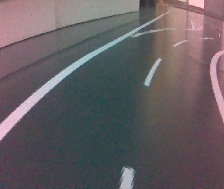
#> input picture supervised_learning/data/curve_small_first/images/frame_000007.jpg, 224 x 189 px; its folder holds only this picture in this run
$ python label_from_photos.py --session data/curve_small_first/images
#> lines starting #> are read from the running program, lines starting #| are printed output that depends on the picture; after the words box and inside, x2 and y2 are one past the last pixel; in counts of white or black regions, pixels touching at a corner belong together
#!/usr/bin/env python3
"""
Offline click-to-steering labeler for an EXISTING JetRacer photo dataset.

Input folder structure (same as data_collection.py):
  <session>/
    images/
      frame_000001.jpg
      frame_000002.jpg
      ...
    labels.csv   (will be created / overwritten with backup)

Output:
  labels.csv with columns:
    frame_id, filename, steering, throttle, timestamp

Controls:
  - Left click: set target point (x,y) and auto-save current frame
  - D / Right arrow: next frame (requires click unless --allow-skip)
  - A / Left arrow: previous frame
  - Space: save current (if clicked) and go next
  - K: skip frame (only if --allow-skip)
  - Q / ESC: quit

Steering mapping:
  e = (x - W/2) / (W/2)  in [-1,1]
  steer = clip(k * e, -steering_limit, +steering_limit)
Use --invert if your steering sign should be flipped.
"""

from html import parser
import os
import csv
import time
import glob
import re
import argparse
from typing import Optional, Tuple

import cv2


def extract_frame_id(filename: str, fallback: int) -> int:
    m = re.search(r"(\d+)", filename)
    return int(m.group(1)) if m else fallback


def compute_steering(x: int, w: int, k: float, steering_limit: float,
                     invert: bool, deadzone: float, steer_bias: float) -> float:
    center = (w - 1) / 2.0
    e = (x - center) / center  # normalized ~[-1,1]

    # deadzone around center -> perfect straight
    if abs(e) < deadzone:
        steer = 0.0
    else:
        steer = k * e

    if invert:
        steer = -steer

    # bias correction (subtract constant bias)
    steer = steer - steer_bias

    # clamp
    if steer > steering_limit:
        steer = steering_limit
    if steer < -steering_limit:
        steer = -steering_limit

    return float(steer)


class ClickLabeler:
    def __init__(self):
        self.clicked_xy: Optional[Tuple[int, int]] = None

    def on_mouse(self, event, x, y, flags, param):
        if event == cv2.EVENT_LBUTTONDOWN:
            self.clicked_xy = (x, y)


def main():
    parser = argparse.ArgumentParser()
    parser.add_argument("--session", type=str, required=True,
                        help="Path to session folder that contains an images/ subfolder")
    parser.add_argument("--images-subdir", type=str, default="images",
                        help="Images subfolder name (default: images)")
    parser.add_argument("--ext", type=str, default="jpg",
                        help="Image extension (default: jpg)")
    parser.add_argument("--throttle", type=float, default=0.18,
                        help="Constant throttle value to store in labels.csv (default: 0.18)")
    parser.add_argument("--k", type=float, default=1.0,
                        help="Steering gain from click offset (default: 1.0)")
    parser.add_argument("--steering-limit", type=float, default=0.6,
                        help="Clamp steering to [-limit, +limit] (default: 0.6)")
    parser.add_argument("--invert", action="store_true",
                        help="Flip steering sign (use if left/right is reversed)")
    parser.add_argument("--allow-skip", action="store_true",
                        help="Allow skipping frames without a click (writes no row for skipped frames)")
    parser.add_argument("--deadzone", type=float, default=0.04,
                    help="If abs(normalized error e) < deadzone => steer = 0 (default: 0.04)")
    parser.add_argument("--steer-bias", type=float, default=0.0,
                    help="Subtract this from steering label: steer = steer - bias (default: 0.0)")

    args = parser.parse_args()

    session = os.path.abspath(args.session)
    images_dir = os.path.join(session, args.images_subdir)
    if not os.path.isdir(images_dir):
        raise FileNotFoundError(f"Images folder not found: {images_dir}")

    pattern = os.path.join(images_dir, f"*.{args.ext}")
    files = sorted(glob.glob(pattern))
    if not files:
        raise FileNotFoundError(f"No images found: {pattern}")

    csv_path = os.path.join(session, "labels_new.csv")
# Do NOT touch existing labels.csv


    # We'll build rows in memory so you can go back/forward and edit.
    rows = {}  # filename -> (frame_id, filename, steering, throttle, timestamp)

    win = "Click label (ideal path) - Q to quit"
    cv2.namedWindow(win, cv2.WINDOW_NORMAL)

    clicker = ClickLabeler()
    cv2.setMouseCallback(win, clicker.on_mouse)

    idx = 0
    last_xy: Optional[Tuple[int, int]] = None

    print("[INFO] Start labeling.")
    print("[INFO] Left click to set point and auto-save current frame.")

    while 0 <= idx < len(files):
        path = files[idx]
        filename = os.path.basename(path)

        img = cv2.imread(path)
#> img is the input picture: shape (189, 224, 3); mean B, G, R 97.6, 94.2, 100.8
        if img is None:
            print(f"[WARN] Could not read {filename}, skipping.")
            idx += 1
            continue

        h, w = img.shape[:2]
#> h = 189; w = 224

        # If this frame already has a label, show it
        display = img.copy()
        if filename in rows:
            _, _, steer, _, _ = rows[filename]
            cv2.putText(display, f"{filename}  steer={steer:+.3f}",
                        (10, 25), cv2.FONT_HERSHEY_SIMPLEX, 0.7, (255,255,255), 2)
        else:
            cv2.putText(display, f"{filename}  (click to label)",
                        (10, 25), cv2.FONT_HERSHEY_SIMPLEX, 0.7, (255,255,255), 2)
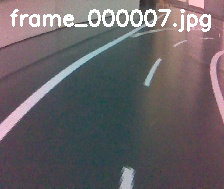
#> display: shape (189, 224, 3); 3.53% of pixels changed, all inside (x1, y1, x2, y2) = (10, 9, 211, 32)

        # show last click as a hint
        if last_xy is not None:
            cv2.circle(display, last_xy, 6, (0, 255, 0), 2)

        cv2.imshow(win, display)

        key = cv2.waitKey(30) & 0xFF
#> (key q is pressed here)

        # Auto-save on new click
        if clicker.clicked_xy is not None:
            x, y = clicker.clicked_xy
            last_xy = (x, y)
            steer = compute_steering(
                x=x, w=w, k=args.k,
                steering_limit=args.steering_limit,
                invert=args.invert,
                deadzone=args.deadzone,
                steer_bias=args.steer_bias
            )

            frame_id = extract_frame_id(filename, fallback=idx + 1)
            ts = time.time()

            rows[filename] = (frame_id, filename, steer, float(args.throttle), ts)
            print(f"[SAVE] {filename} -> steer={steer:+.3f} throttle={args.throttle:.3f}")

            clicker.clicked_xy = None
            idx += 1
            continue

        # Navigation / commands
        if key in (ord('q'), 27):  # q or ESC
            break
        elif key in (ord('d'), 83):  # d or right arrow
            if filename in rows or args.allow_skip:
                idx += 1
            else:
                print("[INFO] Click first (or run with --allow-skip).")
        elif key in (ord('a'), 81):  # a or left arrow
            idx -= 1
        elif key == ord(' '):  # space = save (only if already clicked)
            if filename in rows:
                idx += 1
            else:
                print("[INFO] Click first to create label.")
        elif key == ord('k'):  # skip
            if args.allow_skip:
                print(f"[SKIP] {filename}")
                idx += 1
            else:
                print("[INFO] Skipping disabled. Use --allow-skip if you want this.")
        else:
            # no-op
            pass

    cv2.destroyAllWindows()

    # Write CSV in the same format as data_collection.py
    # Keep a stable order: sorted by filename
    with open(csv_path, "w", newline="") as f:
        writer = csv.writer(f)
        writer.writerow(["frame_id", "filename", "steering", "throttle", "timestamp"])

        for fn in sorted(rows.keys()):
            frame_id, filename, steering, throttle, ts = rows[fn]
            writer.writerow([frame_id, filename, steering, throttle, ts])

    print(f"[INFO] Wrote labels: {csv_path}")
    print(f"[INFO] Labeled frames: {len(rows)} / {len(files)}")


if __name__ == "__main__":
    main()

$ run again, on supervised_learning/data/curve_small_first/images/frame_000156.jpg
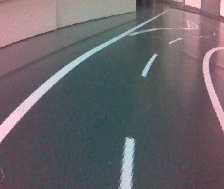
#> input picture supervised_learning/data/curve_small_first/images/frame_000156.jpg, 224 x 189 px
#> in main, img is the input picture: shape (189, 224, 3); mean B, G, R 104.7, 100.2, 104.7
#> in main, `cv2.putText(display, f"{filename}  (click to label)", (10, 25), cv2.FO..`:
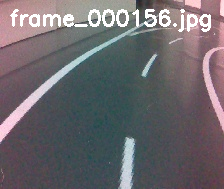
#> display: shape (189, 224, 3); 3.5% of pixels changed, all inside (x1, y1, x2, y2) = (10, 9, 211, 32)

$ run again, on supervised_learning/data/curve_small_first/images/frame_000097.jpg
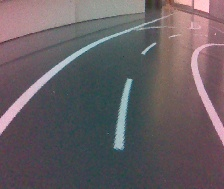
#> input picture supervised_learning/data/curve_small_first/images/frame_000097.jpg, 224 x 189 px
#> in main, img is the input picture: shape (189, 224, 3); mean B, G, R 99.8, 95.1, 103.4
#> in main, `cv2.putText(display, f"{filename}  (click to label)", (10, 25), cv2.FO..`:
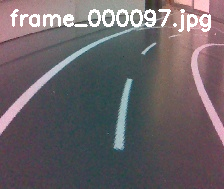
#> display: shape (189, 224, 3); 3.55% of pixels changed, all inside (x1, y1, x2, y2) = (10, 9, 211, 32)
